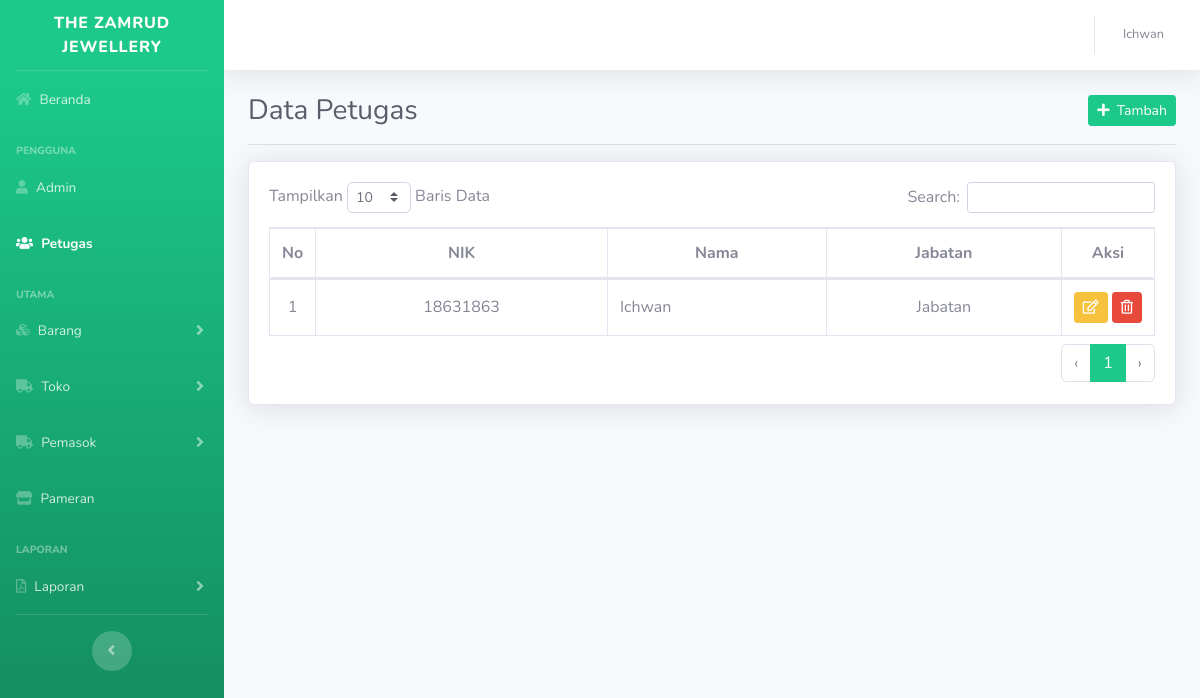
/index.php?h=petugas (signed in), run on the app's committed database.
### tables this page shows
CREATE TABLE `petugas` (
    id INT NOT NULL AUTO_INCREMENT,
    id_pengguna INT NOT NULL,
    nik VARCHAR(255),
    nama VARCHAR(255),
    jabatan VARCHAR(255),
    nomor_telepon VARCHAR(255),
    tempat_lahir VARCHAR(255),
    tanggal_lahir DATE,
    jenis_kelamin VARCHAR(255),
    tanggal_terdaftar DATE,
    PRIMARY KEY (id),
    FOREIGN KEY (id_pengguna) REFERENCES pengguna (id) ON DELETE CASCADE
);

### halaman/tampil/petugas.php (the view, shortened to what this page needs)
<div class="container-fluid">
    <div class="d-flex justify-content-between align-items-center">
        <h1 class="h3 mb-0 text-gray-800">Data Petugas</h1>
        <a href="?h=tambah_petugas" class="btn btn-primary btn-sm"><i class="fas fa-plus"></i>&nbsp;&nbsp;Tambah</a>
    </div>
    <hr>
    <div class="row">
        <div class="col-12">
            <div class="card shadow mb-4">
                <div class="card-body">
                    <div class="table-responsive">
                        <table class="table table-bordered" id="dataTable" width="100%" cellspacing="0">
                            <thead>
                                <tr>
                                    <th class="td-fit text-center">No</th>
                                    <th class="text-center">NIK</th>
                                    <th class="text-center">Nama</th>
                                    <th class="text-center">Jabatan</th>
                                    <th class="td-fit text-center">Aksi</th>
                                </tr>
                            </thead>
                            <?php
                            $result = $mysqli->query("SELECT * FROM petugas");
                            $no = 1;
                            ?>
                            <tbody>
                                <?php while ($row = $result->fetch_assoc()) : ?>
                                    <tr>
                                        <td class="td-fit align-middle text-center"><?= $no++; ?></td>
                                        <td class="align-middle text-center"><?= $row['nik']; ?></td>
                                        <td class="align-middle"><?= $row['nama']; ?></td>
                                        <td class="align-middle text-center"><?= $row['jabatan']; ?></td>
                                        <td class="text-center td-fit">
                                            <a href="?h=edit_petugas&id=<?= $row['id']; ?>" class="btn btn-sm btn-warning"><i class="far fa-edit"></i></a>
                                            <a href="?h=hapus_petugas&id=<?= $row['id']; ?>" class="btn btn-sm btn-danger" onclick="return confirm('Yakin ingin menghapus data ini?')"><i class="far fa-trash-alt"></i></a>
                                        </td>
                                    </tr>
                                <?php endwhile; ?>
                            </tbody>
                        </table>
                    </div>
                </div>
            </div>
        </div>
    </div>
</div>

### index.php (style rules this page uses)
.td-fit { width: 1%; white-space: nowrap; }

### data on the page
petugas: nik "18631863", nama "Ichwan", jabatan "Jabatan"

### other printed values
$_SESSION['user']['nama'] "Ichwan"
